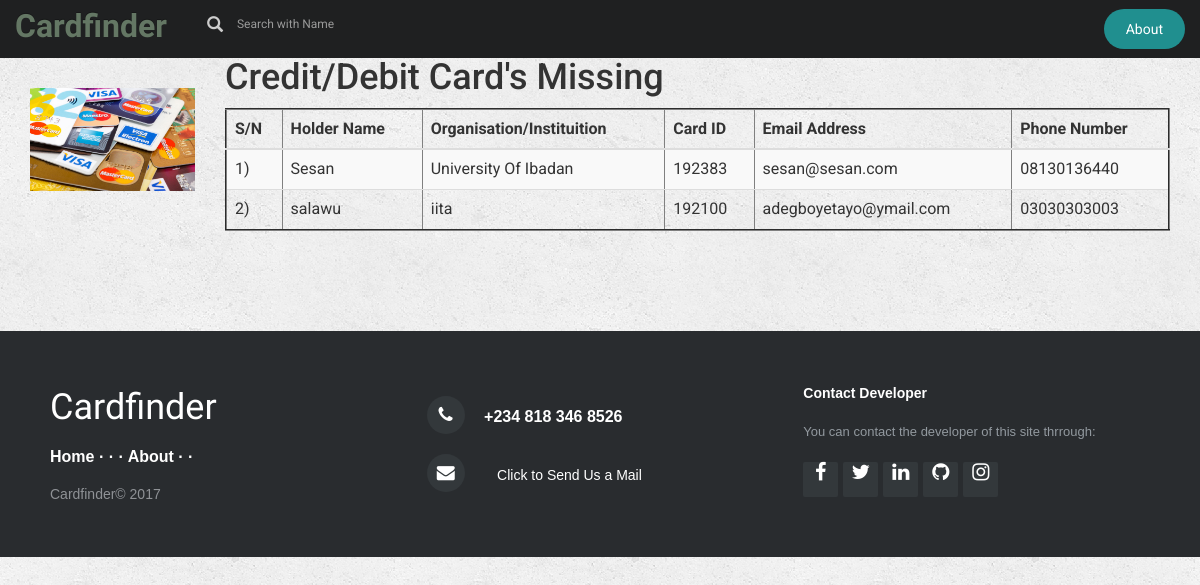
Page /1/lost/ on the earlier database version.
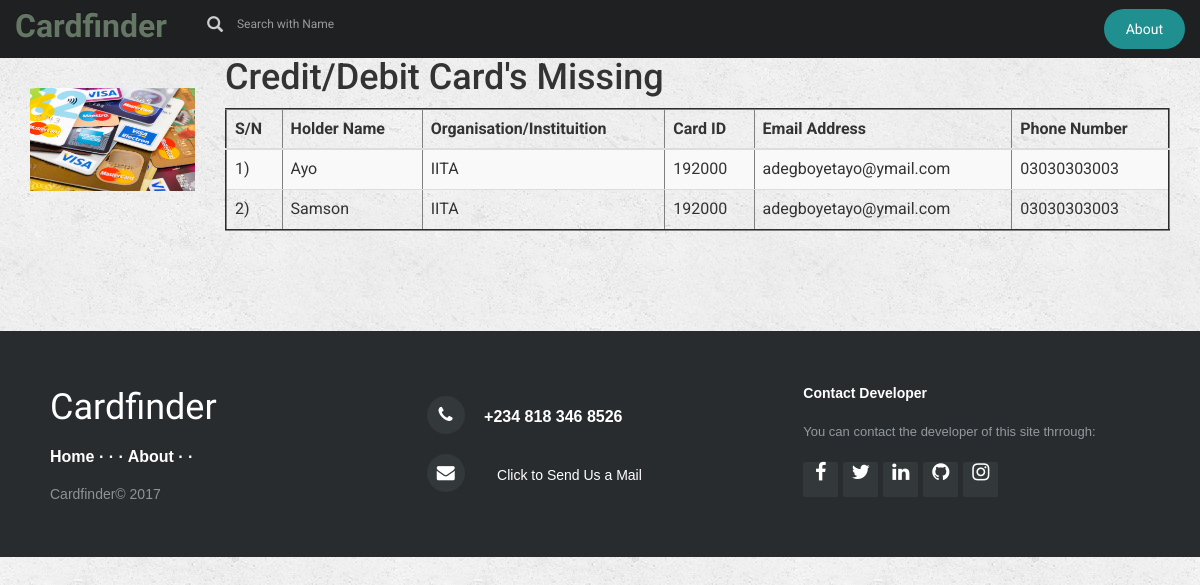
Same page on the later database version.
### LostCard/models.py (models this page shows, shortened)
class Specs(models.Model):
     Org_Name = models.CharField(max_length=200)
     holder_name=models.CharField(max_length=250)
     id_card = models.CharField(max_length=100)
     email_add = models.EmailField(max_length=80)
     phone_no = models.CharField(max_length=20)
     card=models.ForeignKey(Card, on_delete=models.CASCADE)

### LostCard/views.py (the view)
# urls.py: url(r'^(?P<pk>[0-9]+)/lost/$',views.LostDetailView.as_view(), name='lost_details'),
class LostDetailView(generic.DetailView):
    model = Card
    template_name = 'LostCard/details.html'

### LostCard/templates/LostCard/details.html (shortened to what this page needs)
{% extends 'LostCard/base1.html' %}
{% block body %}
            {% load staticfiles %}
            <div class="container">
               <div class="row">
               <div class="col-md-2">
                   <img class="img img-responsive" src="{{ card.card_img.url }}" style="margin-top: 30px">
               </div>
               <div class="col-md-10">
                      <h1>{{ card.CardType }}'s Missing</h1>
               {% if card.specs_set.all %}
                            <table class="table table-striped" border="2">
                                        <thead>
                                            <tr>
                                                <th>S/N</th>
                                                <th>Holder Name</th>
                                                <th>Organisation/Instituition</th>
                                                <th>Card ID</th>
                                                <th>Email Address</th>
                                                <th>Phone Number</th>
                                            </tr>
                                        </thead>
                                        <tbody>
                                            {% for cc in card.specs_set.all %}
                                                <tr>
                                                <td>{{ forloop.counter }})</td>
                                                <td>{{ cc.holder_name }}</td>
                                                <td>{{ cc.Org_Name }}</td>
                                                <td>{{ cc.id_card }}</td>
                                                <td>{{ cc.email_add }}</td>
                                                <td>{{ cc.phone_no }}</td>
                                                </tr>
                                             {% endfor %}
                                        </tbody>
                            </table>
                   {% else %}
                  <script>
                  sta = "No {{ card.CardType }}'s Missing Yet. Please Check back later";
                  alert(sta);
                  </script>
                   <marquee><h3>No Card's Here</h3></marquee>
               {% endif %}
                     </div>
               </div>
            </div>
{% include 'LostCard/base_footer.html' %}
{% endblock %}

Differences in the rows shown:
removed Specs: holder_name "Sesan", Org_Name "University Of Ibadan", id_card "192383", email_add "sesan@sesan.com", phone_no "08130136440"
removed Specs: holder_name "salawu", Org_Name "iita", id_card "192100", email_add "adegboyetayo@ymail.com", phone_no "03030303003"
added Specs: holder_name "Ayo", Org_Name "IITA", id_card "192000", email_add "adegboyetayo@ymail.com", phone_no "03030303003"
added Specs: holder_name "Samson", Org_Name "IITA", id_card "192000", email_add "adegboyetayo@ymail.com", phone_no "03030303003"
